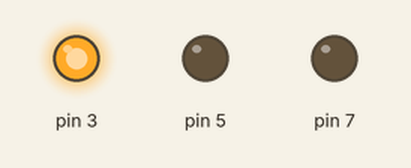
Simulated run of this program. Board: Raspberry Pi (header pin numbers). On the bench: output pins drawn as LEDs (lit = HIGH).

Above: at 0.5 s.
At 1.5 s:
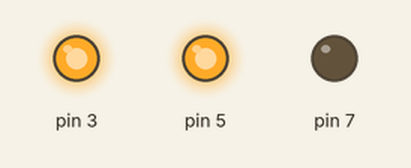
At 2.5 s:
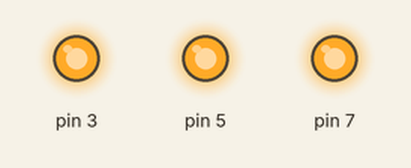
At 5.5 s:
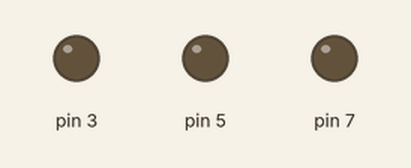
Timing chart, 0 to 7.8 s (numbered marks = the images above):
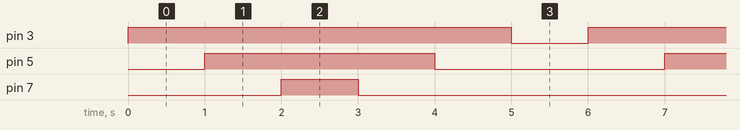

The program:

led2.py
```python
import RPi.GPIO as GPIO
import time
GPIO.setmode(GPIO.BOARD)#GPIO.BCM
GPIO.setup(3,GPIO.OUT)#for defining pin as output
GPIO.setup(5,GPIO.OUT)
GPIO.setup(7,GPIO.OUT)

while 1:
    GPIO.output(3,1) #turning on led
    time.sleep(1) #1 second delay
    GPIO.output(5,1) #turnng of led
    time.sleep(1)
    GPIO.output(7,1) #turnng of led
    time.sleep(1)
    GPIO.output(7,0) #turnng of led
    time.sleep(1)
    GPIO.output(5,0) #turnng of led
    time.sleep(1)
    GPIO.output(3,0) #turnng of led
    time.sleep(1)
```

Measured:
- by itself, pin 3: alternates HIGH for 5.0 s and LOW for 1.0 s
- by itself, pin 5: alternates HIGH for 3.0 s and LOW for 3.0 s
- by itself, pin 7: alternates HIGH for 1.0 s and LOW for 5.0 s
